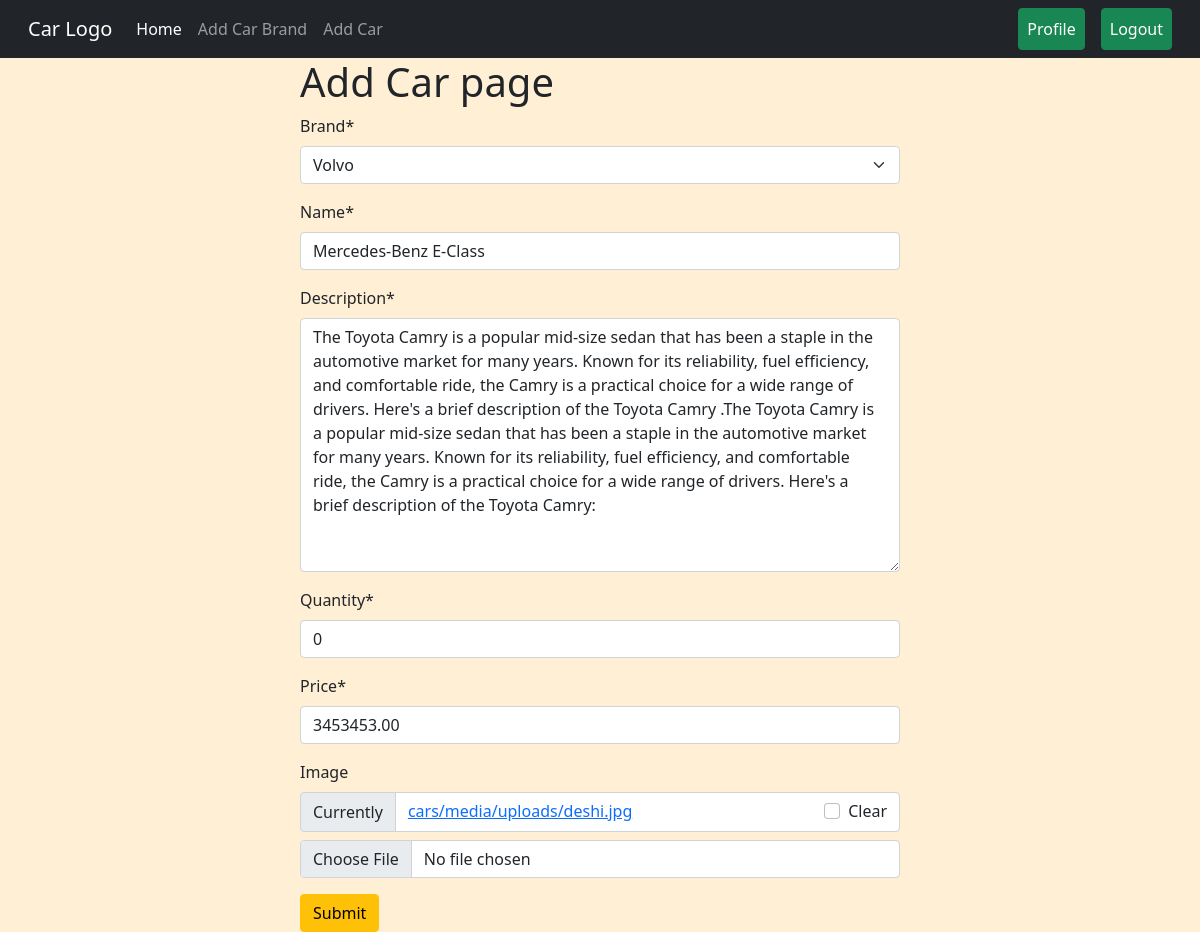
Page /car/edit_car/4 (signed in) on the earlier database version.
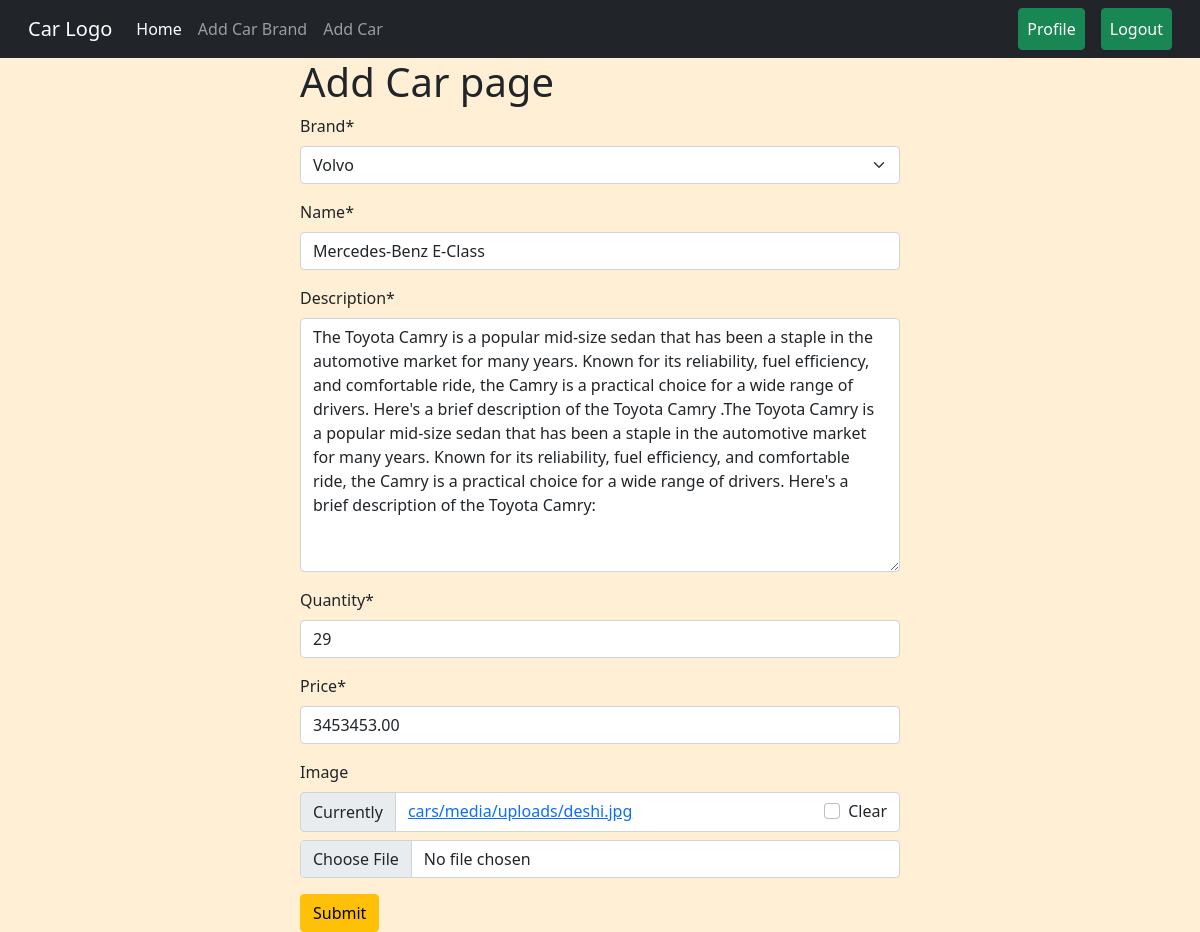
Same page on the later database version.
### cars/models.py (models this page shows, shortened)
class Car(models.Model):
    brand = models.ForeignKey(Brand, on_delete=models.CASCADE)
    name = models.CharField(max_length=100)
    description = models.TextField()
    quantity = models.PositiveIntegerField()
    price = models.DecimalField(max_digits=10, decimal_places=2)
    image = models.ImageField(upload_to='cars/media/uploads' ,blank=True, null=True)

### cars/views.py (the view)
# urls.py: path('edit_car/<int:id>', views.EditCarView.as_view(), name='edit_car'),
@method_decorator(login_required, name="dispatch")
class EditCarView(UpdateView):
    model=models.Car
    form_class=forms.CarForm
    template_name='add_car.html'
    pk_url_kwarg='id'
    success_url=reverse_lazy('profile')

### cars/forms.py
class CarForm(forms.ModelForm):
        class Meta:
                model = Car
                fields="__all__"

### cars/models.py (called while the page is built)
    def __str__(self):
            return self.name

### cars/templates/add_car.html
{% extends 'base.html' %} {% block content %} {% load crispy_forms_tags %}
<form style="width: 50%; margin: auto" method="post">
  <h1>Add Car page</h1>
  {% csrf_token %} {{form | crispy}}
  <button class="btn btn-warning">Submit</button>
</form>
{% endblock %}

Differences in the rows shown:
changed Car "Volvo": quantity "0" → "29"
